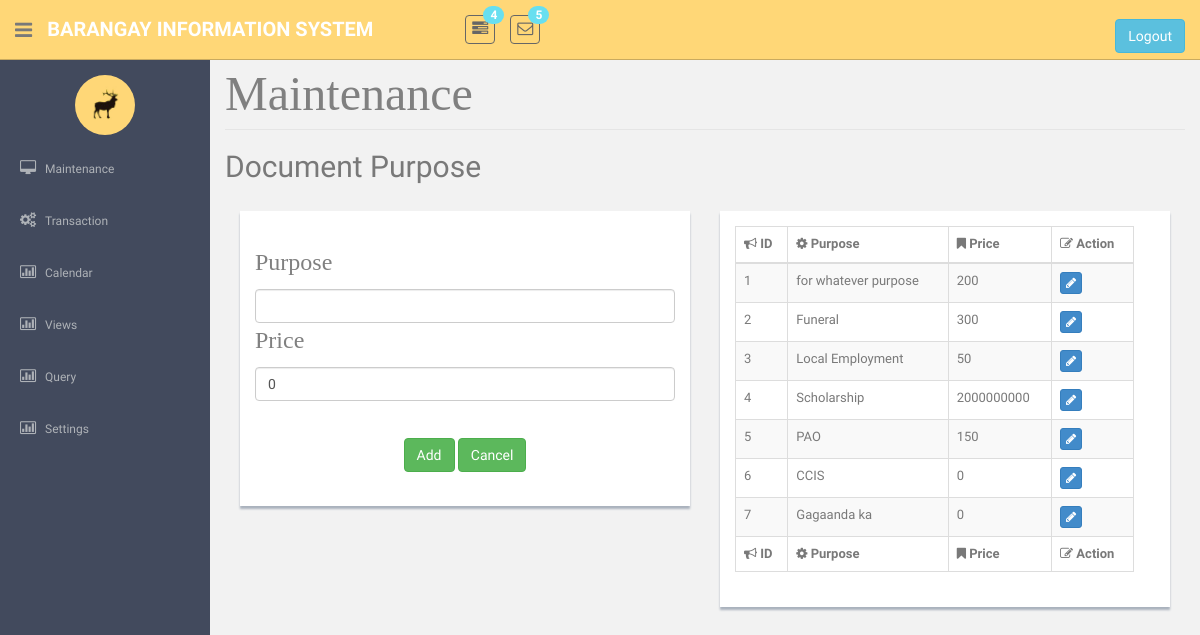
/documentPurpose.php, run on the app's committed database.
### tables this page shows
CREATE TABLE `tbldocumentpurpose` (
  `intDocPurposeID` int(11) NOT NULL,
  `strPurposeName` varchar(30) NOT NULL,
  `dblPrice` double NOT NULL
);

### documentPurpose.php (the view, shortened to what this page needs)
<!DOCTYPE html>
    <?php require('header.php');?>
    <?php require('sidebar.php');?>
      <section id="main-content">
         <section class="wrapper site-min-height">
		  <form method = POST>
<form method = POST>
<div class='requirementMain'>
		<legend ><font face = "cambria" size = 8 color = "grey"> Maintenance </font></legend>
			<h2>Document Purpose</h2>
</div><br>
<form method = POST>
	<div class="col-sm-9 col-md-6 col-lg-6">
  	<div class = 'showback'>
	<br>
	<p><font face = "cambria" size = 5 color = "grey"> Purpose </font></p>
	<center>
		<input id ="strDocPurpose1" name = "strDocPurpose"  class="form-control input-group-lg reg_name" type="text" >
	</center>
	<p><font face = "cambria" size = 5 color = "grey"> Price</font></p>
	<center>
		<input id="strDocPurposePrice"  name="strDocPurposePrice" class="form-control input-group-lg reg_name" type= number step = any title="Enter Document name" value = '0'min = 0 required>
	</center><br>
	<center>
	<br>
		<input type="submit" class="btn btn-outline btn-success" name = "btnAdd" id = "btnAdd"  value = "Add"  >
			 <input type="submit" class="btn btn-outline btn-success" name = "btnCancel" id = "btnCancel"  value = "Cancel" >
		<br><br>
    </center>
	</form>
<form method = POST>
	<div class="col-sm-3 col-md-6 col-lg-6">
	<div class = "showback">
					 <table   class="table table-striped table-bordered table-hover"  border = '2' style = 'width:95%'>
					<thead>
						<tr>
							<th><i class="fa fa-bullhorn"></i> ID</th>
							<th><i class="fa fa-cog"></i> Purpose</th>
							<th><i class="fa fa-bookmark"></i> Price</th>
							<th><i class="fa fa-edit"></i> Action</th>
						</tr>
					</thead>
					<tfoot>
						<tr>
							<th><i class="fa fa-bullhorn"></i> ID</th>
							<th><i class="fa fa-cog"></i> Purpose</th>
							<th><i class="fa fa-bookmark"></i> Price</th>
							<th><i class="fa fa-edit"></i> Action</th>
						</tr>
					</tfoot>
					<tbody>
					<?php
					require('connection.php');
					$sql = "select * from tbldocumentpurpose ";
					$query = mysqli_query($con, $sql);
						if(mysqli_num_rows($query) > 0){
						while($row = mysqli_fetch_object($query)){?>
					<tr>
					<td><?php echo $row->intDocPurposeID?></td>
					<td><?php echo $row->strPurposeName?></td>
					<td><?php echo $row->dblPrice?></td>
					<td><button class ="btn btn-primary btn-xs" type = submit name = "del" value =<?php echo $row->intDocPurposeID?>> <i class="fa fa-pencil"></i></button></td>
				<?php }}
							?></tbody>
				</table></div>
   </div>
   </form>
		</section>
      </section>
  </section>
  </body>
</html>

### assets/css/style.css (style rules this page uses)
body { color: #797979; background: #f2f2f2; font-family: 'Ruda', sans-serif; padding: 0px !important; margin: 0px !important; font-size:13px; }
#main-content { margin-left: 210px; }
.wrapper { display: inline-block; margin-top: 60px; padding-left: 15px; padding-right: 15px; padding-bottom: 15px; padding-top: 0px; width: 100%; }
.showback { background: #ffffff; padding: 15px; margin-bottom: 15px; box-shadow: 0px 3px 2px #aab2bd; }
.site-min-height { min-height: 900px; }

### data on the page
tbldocumentpurpose: intDocPurposeID "1", strPurposeName "for whatever purpose", dblPrice "200"
tbldocumentpurpose: intDocPurposeID "2", strPurposeName "Funeral", dblPrice "300"
tbldocumentpurpose: intDocPurposeID "3", strPurposeName "Local Employment", dblPrice "50"
tbldocumentpurpose: intDocPurposeID "4", strPurposeName "Scholarship", dblPrice "2000000000"
tbldocumentpurpose: intDocPurposeID "5", strPurposeName "PAO", dblPrice "150"
tbldocumentpurpose: intDocPurposeID "6", strPurposeName "CCIS", dblPrice "0"
tbldocumentpurpose: intDocPurposeID "7", strPurposeName "Gagaanda ka", dblPrice "0"
